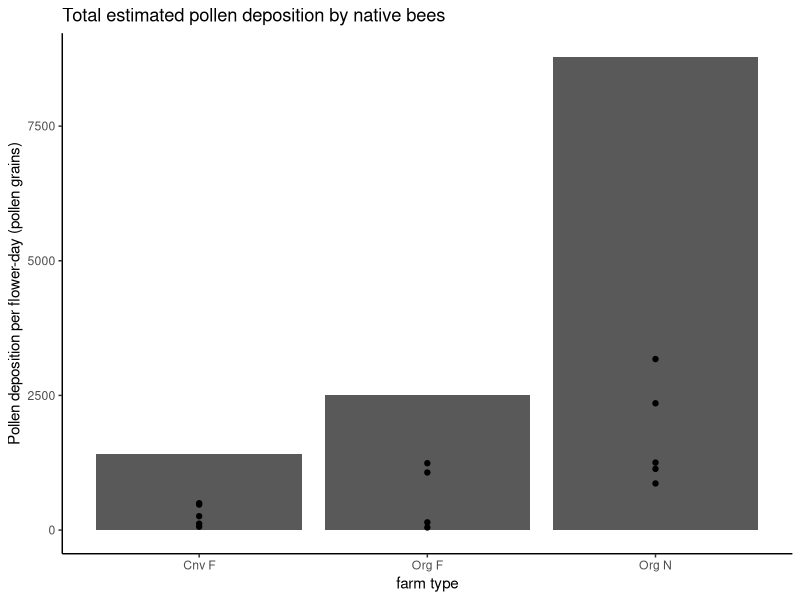
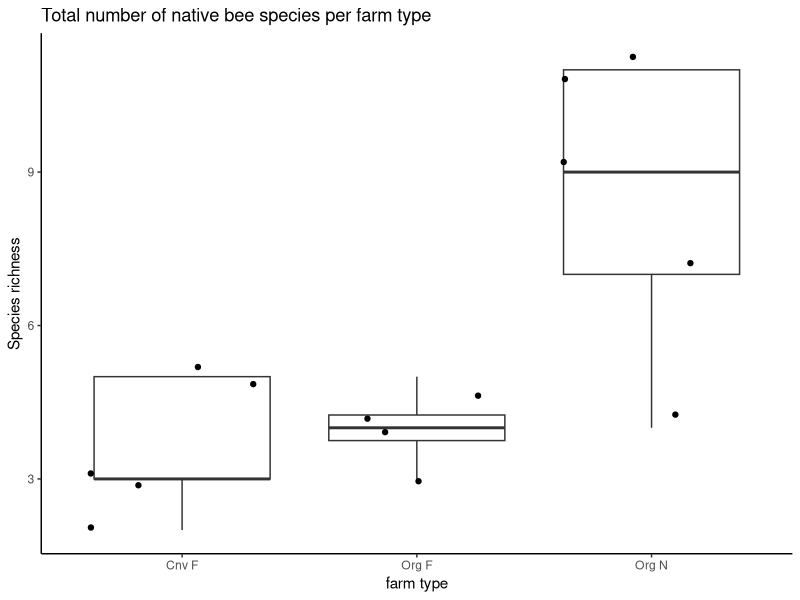

These charts were generated, in order, by the following R code:
## ---- chunk 1
# Loading in necessary packages
suppressPackageStartupMessages(library(dplyr))
suppressPackageStartupMessages(library(ggplot2))

# reading in the data 
watermelon <- read.csv("watermelon.csv")

# Grouping the different farm types
watermelon_org <- watermelon %>%
  group_by(management, prox_habitat)

# Calculating standard error for error bars 
mean_pollen <- mean(watermelon$Pollen_deposition)
sd_pollen <- sd(watermelon$Pollen_deposition)
Count <- watermelon_org %>%
  group_by(management, prox_habitat) %>%
  summarize(count = n())
se_pollen <- (sd_pollen/sqrt(Count$count))

watermelon$farm_type <- paste(watermelon$management, watermelon$prox_habitat)

# bar plot by farm type 
p <- watermelon %>%
ggplot(aes(x = farm_type, y = Pollen_deposition)) +
  geom_bar(stat = "identity") + theme_classic() +
  geom_point() +
  ggtitle("Total estimated pollen deposition by native bees") +  
       ylab("Pollen deposition per flower-day (pollen grains)") +  
       xlab("farm type") 
print(p)

#p + geom_errorbar(aes(ymin = mean_pollen - se_pollen, ymax = mean_pollen + se_pollen), width = 0.2) 

## ---- chunk 2
# Simulate data for native bee abundance 
# ON farm type 
bee1 <- rep(c("native", "introduced"), c(80,20))
random_sample1 <- sample(c("native", "introduced"), size = 20, replace = TRUE, prob = c(0.8,0.2))
table(random_sample1)

# OF farm type
bee2 <- rep(c("native", "introduced"), c(30,70))
random_sample2 <- sample(c("native", "introduced"), size = 20, replace = TRUE, prob = c(0.3,0.7))

# CF
bee3 <- rep(c("native", "introduced"), c(20,80))
random_sample3 <- sample(c("native", "introduced"), size = 20, replace = TRUE, prob = c(0.2,0.8))

# Graphing species richness and ###relative abundance!!! 
watermelon %>% 
ggplot(aes(x = farm_type, y = Richness)) +
  geom_boxplot() + theme_classic() +
  geom_jitter() +
  ggtitle("Total number of native bee species per farm type") +  
       ylab("Species richness") +  xlab("farm type") 
